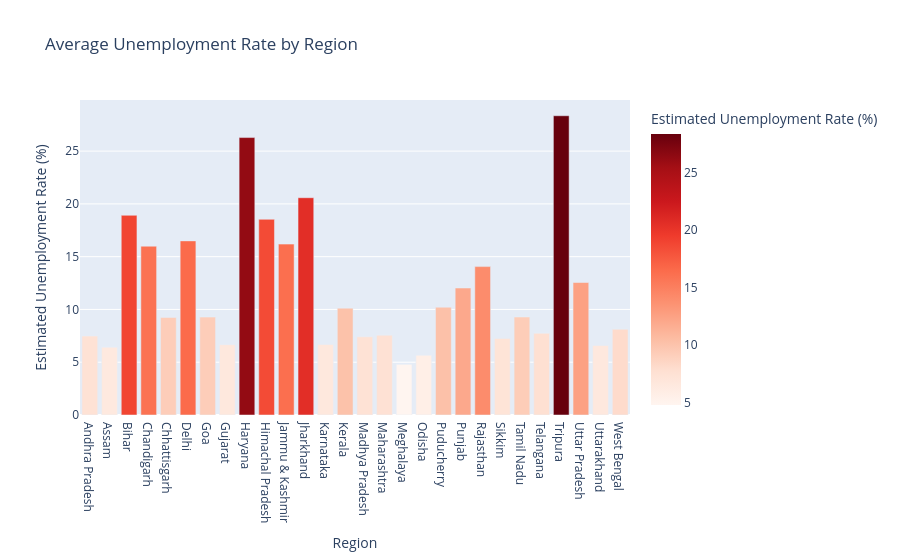

The notebook cell saved with this chart:
### Code cell
import pandas as pd
import plotly.express as px

# 1. File read karein
df = pd.read_csv('Unemployment in India.csv')

# 2. Data cleaning (Columns ke extra spaces hatane ke liye)
df.columns = df.columns.str.strip()

# 3. Data ko group karein (Yeh line miss hone se error aa raha tha)
region_stats = df.groupby("Region")[["Estimated Unemployment Rate (%)"]].mean().reset_index()

# 4. Chart banana
fig = px.bar(region_stats, x='Region', y='Estimated Unemployment Rate (%)', 
             title="Average Unemployment Rate by Region", 
             color='Estimated Unemployment Rate (%)',
             color_continuous_scale='Reds')

fig.show()

### Figure 1 — Plotly figure (JSON) as saved in the notebook; plotly's stock layout.template omitted (floating-point values rounded to 4 significant figures)
{"data": [{"hovertemplate": "Region=%{x}<br>Estimated Unemployment Rate (%)=%{marker.color}<extra></extra>", "legendgroup": "", "marker": {"color": [7.477, 6.428, 18.92, 15.99, 9.24, 16.5, 9.274, 6.664, 26.28, 18.54, 16.19, 20.59, 6.676, 10.12, 7.406, 7.558, 4.799, 5.658, 10.22, 12.03, 14.06, 7.249, 9.284, 7.738, 28.35, 12.55, 6.583, 8.125], "coloraxis": "coloraxis", "pattern": {"shape": ""}}, "name": "", "orientation": "v", "showlegend": false, "textposition": "auto", "type": "bar", "x": ["Andhra Pradesh", "Assam", "Bihar", "Chandigarh", "Chhattisgarh", "Delhi", "Goa", "Gujarat", "Haryana", "Himachal Pradesh", "Jammu & Kashmir", "Jharkhand", "Karnataka", "Kerala", "Madhya Pradesh", "Maharashtra", "Meghalaya", "Odisha", "Puducherry", "Punjab", "Rajasthan", "Sikkim", "Tamil Nadu", "Telangana", "Tripura", "Uttar Pradesh", "Uttarakhand", "West Bengal"], "xaxis": "x", "y": [7.477, 6.428, 18.92, 15.99, 9.24, 16.5, 9.274, 6.664, 26.28, 18.54, 16.19, 20.59, 6.676, 10.12, 7.406, 7.558, 4.799, 5.658, 10.22, 12.03, 14.06, 7.249, 9.284, 7.738, 28.35, 12.55, 6.583, 8.125], "yaxis": "y"}], "layout": {"barmode": "relative", "coloraxis": {"colorbar": {"title": {"text": "Estimated Unemployment Rate (%)"}}, "colorscale": [[0, "rgb(255,245,240)"], [0.125, "rgb(254,224,210)"], [0.25, "rgb(252,187,161)"], [0.375, "rgb(252,146,114)"], [0.5, "rgb(251,106,74)"], [0.625, "rgb(239,59,44)"], [0.75, "rgb(203,24,29)"], [0.875, "rgb(165,15,21)"], [1, "rgb(103,0,13)"]]}, "legend": {"tracegroupgap": 0}, "title": {"text": "Average Unemployment Rate by Region"}, "xaxis": {"anchor": "y", "domain": [0, 1], "title": {"text": "Region"}}, "yaxis": {"anchor": "x", "domain": [0, 1], "title": {"text": "Estimated Unemployment Rate (%)"}}}}
